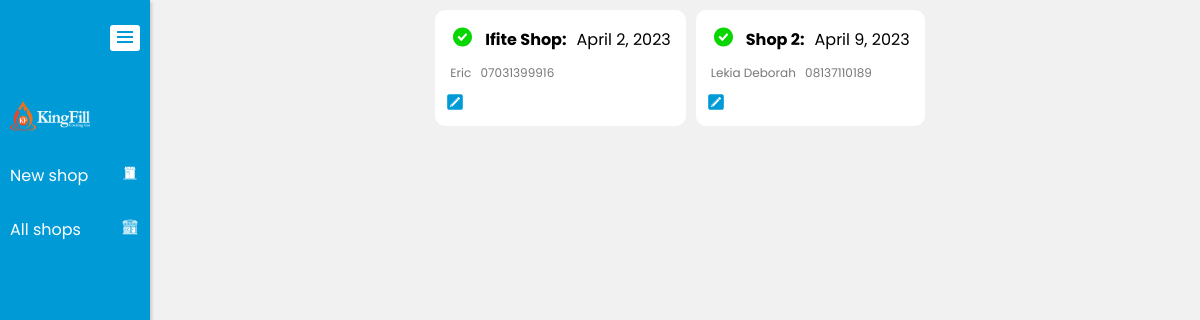
The page /shops (signed in) on the database its author committed.
### GasApp/models.py (models this page shows, shortened)
class Shop(models.Model):
    user = models.OneToOneField(User, null=True, related_name = 'user', on_delete=models.SET_NULL)
    shop_name = models.CharField(max_length=500, null=True, blank=True, default="Shop 1", unique=True)
    date_created = models.DateField(null=True, default=date.today)
    location = models.CharField(max_length=500, null=True, blank=True)
    shop_manager = models.CharField(max_length=500, null=True, blank=True)
    manager_phone = models.CharField(max_length=500, null=True, blank=True)
    class Meta:
        ordering =['shop_name','date_created', 'id']

### GasApp/views.py (the view)
# urls.py: path('shops', views.ShopView.as_view(), name='shops'),
class ShopView(LoginRequiredMixin, ListView):
    model = Shop
    template_name = 'shop.html'
    context_object_name = 'shops'
    paginate_by = 12
    login_url = "GasApp:login"
    redirect_field_name = "redirect_to"

### GasApp/templates/shop.html (shortened to what this page needs)
{% extends 'base.html' %}
{% block content %}
{% if shops %}
<div class="batch-container">
    {% for shop in shops %}
        <div class="batch-card">
            <a href="{% url 'GasApp:shop-batches' shop.id %}"><div class="batch-content">
                <div class="batch-header">
                    <div class="opened-account-svg">
                    </div>
                    <h4>{{shop.shop_name}}:</h4>
                    <span>{{shop.date_created}}</span>
                </div>
                <div class="batch-more-content">
                    <span>{{shop.shop_manager}}</span>
                    <span>{{shop.manager_phone}}</span>
                </div>
            </div></a>
            <a href="{% url 'GasApp:shop-update' shop.id %}"><div class="update-batch">
            </div></a>
        </div>
    {% endfor %}
</div>
{% endif %}
{% endblock %}

### GasApp/static/css/style.css (style rules this page uses)
* { padding: 0; margin: 0; box-sizing: border-box; font-family: Poppins, sans-serif; }
:root { --asidewidth : 220px; }
html { width: 100%; margin: 0; padding: 0; overflow-x: hidden; }
body { width: 100%; background-color: #f1f1f1; overflow-x: hidden; }
.batch-container { display: flex; align-items: center; flex-wrap: wrap; justify-content: center; }
.batch-card { width: fit-content; padding: 5px 10px; border-radius: 10px; background-color: #fff; margin-bottom: 10px; margin-right: 10px; min-width: 200px; }
.batch-header { display: flex; align-items: center; justify-content: space-between; }
.batch-more-content span { font-size: 12px; color: #797878; margin-right: 5px; }
.batch-content { margin-bottom: 5px; border-radius: 10px; padding: 5px; }
.update-batch { width: fit-content; height: fit-content; }
.update-batch svg { fill: #009bd6; width: 20px; height: 20px; }
.opened-account-svg { height: fit-content; width: fit-content; margin-right: 10px; }
.opened-account-svg svg { width: 25px; height: 25px; fill: #07d600; margin-top: 7px; }
.batch-card h4 { margin-right: 10px; }
a { text-decoration: none; color: inherit; }

### rows shown on the page
Shop: shop_name "Ifite Shop", date_created "April 2, 2023", shop_manager "Eric", manager_phone "07031399916"
Shop: shop_name "Shop 2", date_created "April 9, 2023", shop_manager "Lekia Deborah", manager_phone "08137110189"
